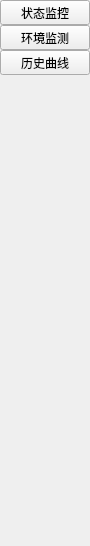
        <widget class="QWidget" name="widgetLeftMain" native="true">
         <property name="maximumSize">
          <size>
           <width>90</width>
           <height>16777215</height>
          </size>
         </property>
         <layout class="QVBoxLayout" name="verticalLayout_2">
          <property name="spacing">
           <number>0</number>
          </property>
          <property name="leftMargin">
           <number>0</number>
          </property>
          <property name="topMargin">
           <number>0</number>
          </property>
          <property name="rightMargin">
           <number>0</number>
          </property>
          <property name="bottomMargin">
           <number>0</number>
          </property>
          <item>
           <widget class="QToolButton" name="tbtnMain1">
            <property name="sizePolicy">
             <sizepolicy hsizetype="Expanding" vsizetype="Fixed">
              <horstretch>0</horstretch>
              <verstretch>0</verstretch>
             </sizepolicy>
            </property>
            <property name="text">
             <string>状态监控</string>
            </property>
           </widget>
          </item>
          <item>
           <widget class="QToolButton" name="tbtnMain2">
            <property name="sizePolicy">
             <sizepolicy hsizetype="Expanding" vsizetype="Fixed">
              <horstretch>0</horstretch>
              <verstretch>0</verstretch>
             </sizepolicy>
            </property>
            <property name="text">
             <string>环境监测</string>
            </property>
           </widget>
          </item>
          <item>
           <widget class="QToolButton" name="tbtnMain3">
            <property name="sizePolicy">
             <sizepolicy hsizetype="Expanding" vsizetype="Fixed">
              <horstretch>0</horstretch>
              <verstretch>0</verstretch>
             </sizepolicy>
            </property>
            <property name="text">
             <string>历史曲线</string>
            </property>
           </widget>
          </item>
          <item>
           <spacer name="verticalSpacer_2">
            <property name="orientation">
             <enum>Qt::Vertical</enum>
            </property>
            <property name="sizeHint" stdset="0">
             <size>
              <width>20</width>
              <height>471</height>
             </size>
            </property>
           </spacer>
          </item>
         </layout>
        </widget>
